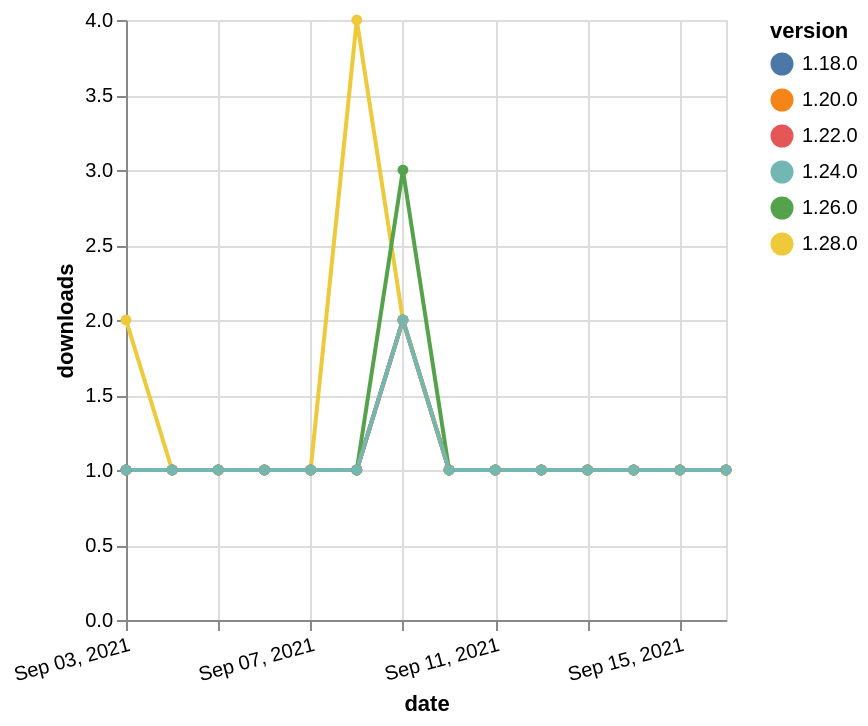

Vega-Lite specification for this chart:
### Vega-Lite specification from a JSON file in a GitHub repository (floating-point values rounded to 4 significant figures)
{"$schema": "https://vega.github.io/schema/vega-lite/v5.json", "description": "A simple bar chart with embedded data.", "data": {"values": [{"date": "2021-09-03", "total": 227, "delta": 1, "version": "1.18.0"}, {"date": "2021-09-04", "total": 228, "delta": 1, "version": "1.18.0"}, {"date": "2021-09-05", "total": 229, "delta": 1, "version": "1.18.0"}, {"date": "2021-09-06", "total": 230, "delta": 1, "version": "1.18.0"}, {"date": "2021-09-07", "total": 231, "delta": 1, "version": "1.18.0"}, {"date": "2021-09-08", "total": 232, "delta": 1, "version": "1.18.0"}, {"date": "2021-09-09", "total": 234, "delta": 2, "version": "1.18.0"}, {"date": "2021-09-10", "total": 235, "delta": 1, "version": "1.18.0"}, {"date": "2021-09-11", "total": 236, "delta": 1, "version": "1.18.0"}, {"date": "2021-09-12", "total": 237, "delta": 1, "version": "1.18.0"}, {"date": "2021-09-13", "total": 238, "delta": 1, "version": "1.18.0"}, {"date": "2021-09-14", "total": 239, "delta": 1, "version": "1.18.0"}, {"date": "2021-09-15", "total": 240, "delta": 1, "version": "1.18.0"}, {"date": "2021-09-16", "total": 241, "delta": 1, "version": "1.18.0"}, {"date": "2021-09-03", "total": 175, "delta": 1, "version": "1.22.0"}, {"date": "2021-09-04", "total": 176, "delta": 1, "version": "1.22.0"}, {"date": "2021-09-05", "total": 177, "delta": 1, "version": "1.22.0"}, {"date": "2021-09-06", "total": 178, "delta": 1, "version": "1.22.0"}, {"date": "2021-09-07", "total": 179, "delta": 1, "version": "1.22.0"}, {"date": "2021-09-08", "total": 180, "delta": 1, "version": "1.22.0"}, {"date": "2021-09-09", "total": 182, "delta": 2, "version": "1.22.0"}, {"date": "2021-09-10", "total": 183, "delta": 1, "version": "1.22.0"}, {"date": "2021-09-11", "total": 184, "delta": 1, "version": "1.22.0"}, {"date": "2021-09-12", "total": 185, "delta": 1, "version": "1.22.0"}, {"date": "2021-09-13", "total": 186, "delta": 1, "version": "1.22.0"}, {"date": "2021-09-14", "total": 187, "delta": 1, "version": "1.22.0"}, {"date": "2021-09-15", "total": 188, "delta": 1, "version": "1.22.0"}, {"date": "2021-09-16", "total": 189, "delta": 1, "version": "1.22.0"}, {"date": "2021-09-03", "total": 119, "delta": 2, "version": "1.28.0"}, {"date": "2021-09-04", "total": 120, "delta": 1, "version": "1.28.0"}, {"date": "2021-09-05", "total": 121, "delta": 1, "version": "1.28.0"}, {"date": "2021-09-06", "total": 122, "delta": 1, "version": "1.28.0"}, {"date": "2021-09-07", "total": 123, "delta": 1, "version": "1.28.0"}, {"date": "2021-09-08", "total": 127, "delta": 4, "version": "1.28.0"}, {"date": "2021-09-09", "total": 129, "delta": 2, "version": "1.28.0"}, {"date": "2021-09-10", "total": 130, "delta": 1, "version": "1.28.0"}, {"date": "2021-09-11", "total": 131, "delta": 1, "version": "1.28.0"}, {"date": "2021-09-12", "total": 132, "delta": 1, "version": "1.28.0"}, {"date": "2021-09-13", "total": 133, "delta": 1, "version": "1.28.0"}, {"date": "2021-09-14", "total": 134, "delta": 1, "version": "1.28.0"}, {"date": "2021-09-15", "total": 135, "delta": 1, "version": "1.28.0"}, {"date": "2021-09-16", "total": 136, "delta": 1, "version": "1.28.0"}, {"date": "2021-09-03", "total": 180, "delta": 1, "version": "1.26.0"}, {"date": "2021-09-04", "total": 181, "delta": 1, "version": "1.26.0"}, {"date": "2021-09-05", "total": 182, "delta": 1, "version": "1.26.0"}, {"date": "2021-09-06", "total": 183, "delta": 1, "version": "1.26.0"}, {"date": "2021-09-07", "total": 184, "delta": 1, "version": "1.26.0"}, {"date": "2021-09-08", "total": 185, "delta": 1, "version": "1.26.0"}, {"date": "2021-09-09", "total": 188, "delta": 3, "version": "1.26.0"}, {"date": "2021-09-10", "total": 189, "delta": 1, "version": "1.26.0"}, {"date": "2021-09-11", "total": 190, "delta": 1, "version": "1.26.0"}, {"date": "2021-09-12", "total": 191, "delta": 1, "version": "1.26.0"}, {"date": "2021-09-13", "total": 192, "delta": 1, "version": "1.26.0"}, {"date": "2021-09-14", "total": 193, "delta": 1, "version": "1.26.0"}, {"date": "2021-09-15", "total": 194, "delta": 1, "version": "1.26.0"}, {"date": "2021-09-16", "total": 195, "delta": 1, "version": "1.26.0"}, {"date": "2021-09-03", "total": 172, "delta": 1, "version": "1.20.0"}, {"date": "2021-09-04", "total": 173, "delta": 1, "version": "1.20.0"}, {"date": "2021-09-05", "total": 174, "delta": 1, "version": "1.20.0"}, {"date": "2021-09-06", "total": 175, "delta": 1, "version": "1.20.0"}, {"date": "2021-09-07", "total": 176, "delta": 1, "version": "1.20.0"}, {"date": "2021-09-08", "total": 177, "delta": 1, "version": "1.20.0"}, {"date": "2021-09-09", "total": 179, "delta": 2, "version": "1.20.0"}, {"date": "2021-09-10", "total": 180, "delta": 1, "version": "1.20.0"}, {"date": "2021-09-11", "total": 181, "delta": 1, "version": "1.20.0"}, {"date": "2021-09-12", "total": 182, "delta": 1, "version": "1.20.0"}, {"date": "2021-09-13", "total": 183, "delta": 1, "version": "1.20.0"}, {"date": "2021-09-14", "total": 184, "delta": 1, "version": "1.20.0"}, {"date": "2021-09-15", "total": 185, "delta": 1, "version": "1.20.0"}, {"date": "2021-09-16", "total": 186, "delta": 1, "version": "1.20.0"}, {"date": "2021-09-03", "total": 164, "delta": 1, "version": "1.24.0"}, {"date": "2021-09-04", "total": 165, "delta": 1, "version": "1.24.0"}, {"date": "2021-09-05", "total": 166, "delta": 1, "version": "1.24.0"}, {"date": "2021-09-06", "total": 167, "delta": 1, "version": "1.24.0"}, {"date": "2021-09-07", "total": 168, "delta": 1, "version": "1.24.0"}, {"date": "2021-09-08", "total": 169, "delta": 1, "version": "1.24.0"}, {"date": "2021-09-09", "total": 171, "delta": 2, "version": "1.24.0"}, {"date": "2021-09-10", "total": 172, "delta": 1, "version": "1.24.0"}, {"date": "2021-09-11", "total": 173, "delta": 1, "version": "1.24.0"}, {"date": "2021-09-12", "total": 174, "delta": 1, "version": "1.24.0"}, {"date": "2021-09-13", "total": 175, "delta": 1, "version": "1.24.0"}, {"date": "2021-09-14", "total": 176, "delta": 1, "version": "1.24.0"}, {"date": "2021-09-15", "total": 177, "delta": 1, "version": "1.24.0"}, {"date": "2021-09-16", "total": 178, "delta": 1, "version": "1.24.0"}]}, "width": "container", "mark": {"type": "line", "point": {"filled": true}}, "encoding": {"x": {"field": "date", "type": "temporal", "timeUnit": "yearmonthdate", "title": "date", "axis": {"labelAngle": -15}}, "y": {"field": "delta", "type": "quantitative", "title": "downloads"}, "color": {"field": "version", "type": "nominal"}, "tooltip": {"field": "delta"}}}
